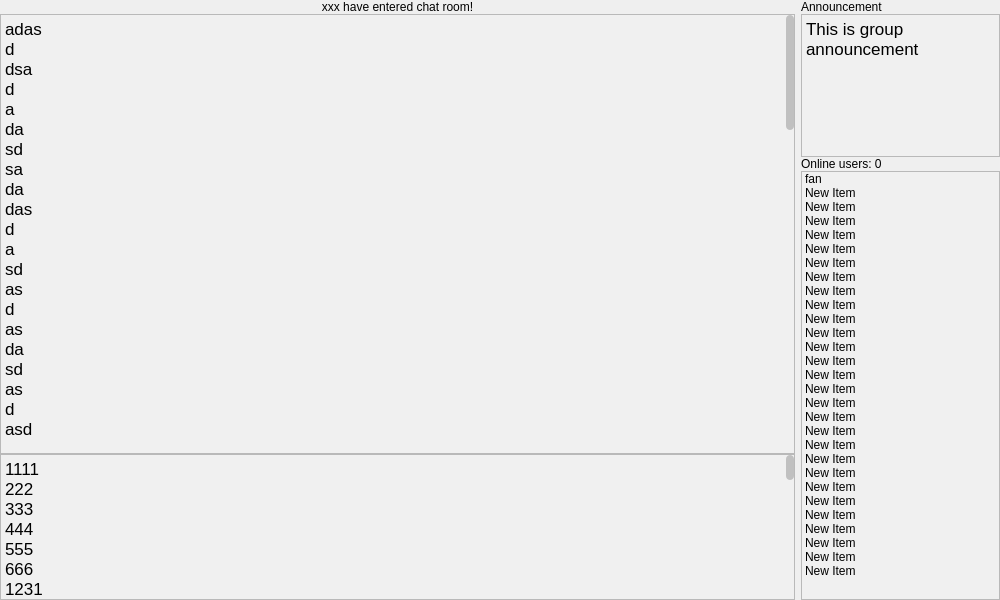
 <widget class="QWidget" name="Form">
  <property name="geometry">
   <rect>
    <x>0</x>
    <y>0</y>
    <width>1000</width>
    <height>600</height>
   </rect>
  </property>
  <property name="windowTitle">
   <string>NCL Chat Room</string>
  </property>
  <property name="windowFilePath">
   <string/>
  </property>
  <layout class="QHBoxLayout" name="horizontalLayout" stretch="4,1">
   <property name="spacing">
    <number>6</number>
   </property>
   <property name="leftMargin">
    <number>0</number>
   </property>
   <property name="topMargin">
    <number>0</number>
   </property>
   <property name="rightMargin">
    <number>0</number>
   </property>
   <property name="bottomMargin">
    <number>0</number>
   </property>
   <item>
    <widget class="QWidget" name="widget" native="true">
     <layout class="QVBoxLayout" name="verticalLayout" stretch="0,3,1">
      <property name="spacing">
       <number>0</number>
      </property>
      <property name="leftMargin">
       <number>0</number>
      </property>
      <property name="topMargin">
       <number>0</number>
      </property>
      <property name="rightMargin">
       <number>0</number>
      </property>
      <property name="bottomMargin">
       <number>0</number>
      </property>
      <item>
       <widget class="QLabel" name="label">
        <property name="text">
         <string>xxx have entered chat room!</string>
        </property>
        <property name="alignment">
         <set>Qt::AlignCenter</set>
        </property>
       </widget>
      </item>
      <item>
       <widget class="QTextBrowser" name="textBrowser">
        <property name="styleSheet">
         <string notr="true">QTextBrowser{
	background-color: rgb(240, 240, 240);
}

QScrollBar{
	background-color: rgb(240, 240, 240);
	width: 8px;
}

QScrollBar::sub-page, QScrollBar:add-page{
	background-color: rgb(240, 240, 240);
}

QScrollBar::handle{
	background-color: rgba(0,0,0,20%);
	border-radius: 4px;
}

QScrollBar::handle:hover{
	background-color: rgba(0,0,0,40%);
}

QScrollBar::sub-line, QScrollBar::add-line{
	border-radius: none;
}</string>
        </property>
        <property name="verticalScrollBarPolicy">
         <enum>Qt::ScrollBarAsNeeded</enum>
        </property>
        <property name="html">
         <string>&lt;!DOCTYPE HTML PUBLIC &quot;-//W3C//DTD HTML 4.0//EN&quot; &quot;http://www.w3.org/TR/REC-html40/strict.dtd&quot;&gt;
&lt;html&gt;&lt;head&gt;&lt;meta name=&quot;qrichtext&quot; content=&quot;1&quot; /&gt;&lt;style type=&quot;text/css&quot;&gt;
p, li { white-space: pre-wrap; }
&lt;/style&gt;&lt;/head&gt;&lt;body style=&quot; font-family:'.AppleSystemUIFont'; font-size:13pt; font-weight:400; font-style:normal;&quot;&gt;
&lt;p style=&quot; margin-top:0px; margin-bottom:0px; margin-left:0px; margin-right:0px; -qt-block-indent:0; text-indent:0px;&quot;&gt;adas&lt;/p&gt;
&lt;p style=&quot; margin-top:0px; margin-bottom:0px; margin-left:0px; margin-right:0px; -qt-block-indent:0; text-indent:0px;&quot;&gt;d&lt;/p&gt;
&lt;p style=&quot; margin-top:0px; margin-bottom:0px; margin-left:0px; margin-right:0px; -qt-block-indent:0; text-indent:0px;&quot;&gt;dsa&lt;/p&gt;
&lt;p style=&quot; margin-top:0px; margin-bottom:0px; margin-left:0px; margin-right:0px; -qt-block-indent:0; text-indent:0px;&quot;&gt;d&lt;/p&gt;
&lt;p style=&quot; margin-top:0px; margin-bottom:0px; margin-left:0px; margin-right:0px; -qt-block-indent:0; text-indent:0px;&quot;&gt;a&lt;/p&gt;
&lt;p style=&quot; margin-top:0px; margin-bottom:0px; margin-left:0px; margin-right:0px; -qt-block-indent:0; text-indent:0px;&quot;&gt;da&lt;/p&gt;
&lt;p style=&quot; margin-top:0px; margin-bottom:0px; margin-left:0px; margin-right:0px; -qt-block-indent:0; text-indent:0px;&quot;&gt;sd&lt;/p&gt;
&lt;p style=&quot; margin-top:0px; margin-bottom:0px; margin-left:0px; margin-right:0px; -qt-block-indent:0; text-indent:0px;&quot;&gt;sa&lt;/p&gt;
&lt;p style=&quot; margin-top:0px; margin-bottom:0px; margin-left:0px; margin-right:0px; -qt-block-indent:0; text-indent:0px;&quot;&gt;da&lt;/p&gt;
&lt;p style=&quot; margin-top:0px; margin-bottom:0px; margin-left:0px; margin-right:0px; -qt-block-indent:0; text-indent:0px;&quot;&gt;das&lt;/p&gt;
&lt;p style=&quot; margin-top:0px; margin-bottom:0px; margin-left:0px; margin-right:0px; -qt-block-indent:0; text-indent:0px;&quot;&gt;d&lt;/p&gt;
&lt;p style=&quot; margin-top:0px; margin-bottom:0px; margin-left:0px; margin-right:0px; -qt-block-indent:0; text-indent:0px;&quot;&gt;a&lt;/p&gt;
&lt;p style=&quot; margin-top:0px; margin-bottom:0px; margin-left:0px; margin-right:0px; -qt-block-indent:0; text-indent:0px;&quot;&gt;sd&lt;/p&gt;
&lt;p style=&quot; margin-top:0px; margin-bottom:0px; margin-left:0px; margin-right:0px; -qt-block-indent:0; text-indent:0px;&quot;&gt;as&lt;/p&gt;
&lt;p style=&quot; margin-top:0px; margin-bottom:0px; margin-left:0px; margin-right:0px; -qt-block-indent:0; text-indent:0px;&quot;&gt;d&lt;/p&gt;
&lt;p style=&quot; margin-top:0px; margin-bottom:0px; margin-left:0px; margin-right:0px; -qt-block-indent:0; text-indent:0px;&quot;&gt;as&lt;/p&gt;
&lt;p style=&quot; margin-top:0px; margin-bottom:0px; margin-left:0px; margin-right:0px; -qt-block-indent:0; text-indent:0px;&quot;&gt;da&lt;/p&gt;
&lt;p style=&quot; margin-top:0px; margin-bottom:0px; margin-left:0px; margin-right:0px; -qt-block-indent:0; text-indent:0px;&quot;&gt;sd&lt;/p&gt;
&lt;p style=&quot; margin-top:0px; margin-bottom:0px; margin-left:0px; margin-right:0px; -qt-block-indent:0; text-indent:0px;&quot;&gt;as&lt;/p&gt;
&lt;p style=&quot; margin-top:0px; margin-bottom:0px; margin-left:0px; margin-right:0px; -qt-block-indent:0; text-indent:0px;&quot;&gt;d&lt;/p&gt;
&lt;p style=&quot; margin-top:0px; margin-bottom:0px; margin-left:0px; margin-right:0px; -qt-block-indent:0; text-indent:0px;&quot;&gt;asd&lt;/p&gt;
&lt;p style=&quot;-qt-paragraph-type:empty; margin-top:0px; margin-bottom:0px; margin-left:0px; margin-right:0px; -qt-block-indent:0; text-indent:0px;&quot;&gt;&lt;br /&gt;&lt;/p&gt;
&lt;p style=&quot; margin-top:0px; margin-bottom:0px; margin-left:0px; margin-right:0px; -qt-block-indent:0; text-indent:0px;&quot;&gt;sad&lt;/p&gt;
&lt;p style=&quot; margin-top:0px; margin-bottom:0px; margin-left:0px; margin-right:0px; -qt-block-indent:0; text-indent:0px;&quot;&gt;da&lt;/p&gt;
&lt;p style=&quot; margin-top:0px; margin-bottom:0px; margin-left:0px; margin-right:0px; -qt-block-indent:0; text-indent:0px;&quot;&gt;sd&lt;/p&gt;
&lt;p style=&quot; margin-top:0px; margin-bottom:0px; margin-left:0px; margin-right:0px; -qt-block-indent:0; text-indent:0px;&quot;&gt;as&lt;/p&gt;
&lt;p style=&quot; margin-top:0px; margin-bottom:0px; margin-left:0px; margin-right:0px; -qt-block-indent:0; text-indent:0px;&quot;&gt;d&lt;/p&gt;
&lt;p style=&quot; margin-top:0px; margin-bottom:0px; margin-left:0px; margin-right:0px; -qt-block-indent:0; text-indent:0px;&quot;&gt;as&lt;/p&gt;
&lt;p style=&quot; margin-top:0px; margin-bottom:0px; margin-left:0px; margin-right:0px; -qt-block-indent:0; text-indent:0px;&quot;&gt;da&lt;/p&gt;
&lt;p style=&quot; margin-top:0px; margin-bottom:0px; margin-left:0px; margin-right:0px; -qt-block-indent:0; text-indent:0px;&quot;&gt;sd&lt;/p&gt;
&lt;p style=&quot; margin-top:0px; margin-bottom:0px; margin-left:0px; margin-right:0px; -qt-block-indent:0; text-indent:0px;&quot;&gt;as&lt;/p&gt;
&lt;p style=&quot; margin-top:0px; margin-bottom:0px; margin-left:0px; margin-right:0px; -qt-block-indent:0; text-indent:0px;&quot;&gt;d&lt;/p&gt;
&lt;p style=&quot; margin-top:0px; margin-bottom:0px; margin-left:0px; margin-right:0px; -qt-block-indent:0; text-indent:0px;&quot;&gt;as&lt;/p&gt;
&lt;p style=&quot; margin-top:0px; margin-bottom:0px; margin-left:0px; margin-right:0px; -qt-block-indent:0; text-indent:0px;&quot;&gt;da&lt;/p&gt;
&lt;p style=&quot; margin-top:0px; margin-bottom:0px; margin-left:0px; margin-right:0px; -qt-block-indent:0; text-indent:0px;&quot;&gt;sd&lt;/p&gt;
&lt;p style=&quot; margin-top:0px; margin-bottom:0px; margin-left:0px; margin-right:0px; -qt-block-indent:0; text-indent:0px;&quot;&gt;as&lt;/p&gt;
&lt;p style=&quot; margin-top:0px; margin-bottom:0px; margin-left:0px; margin-right:0px; -qt-block-indent:0; text-indent:0px;&quot;&gt;fs&lt;/p&gt;
&lt;p style=&quot; margin-top:0px; margin-bottom:0px; margin-left:0px; margin-right:0px; -qt-block-indent:0; text-indent:0px;&quot;&gt;da&lt;/p&gt;
&lt;p style=&quot; margin-top:0px; margin-bottom:0px; margin-left:0px; margin-right:0px; -qt-block-indent:0; text-indent:0px;&quot;&gt;f&lt;/p&gt;
&lt;p style=&quot; margin-top:0px; margin-bottom:0px; margin-left:0px; margin-right:0px; -qt-block-indent:0; text-indent:0px;&quot;&gt;dsf&lt;/p&gt;
&lt;p style=&quot; margin-top:0px; margin-bottom:0px; margin-left:0px; margin-right:0px; -qt-block-indent:0; text-indent:0px;&quot;&gt;ads&lt;/p&gt;
&lt;p style=&quot; margin-top:0px; margin-bottom:0px; margin-left:0px; margin-right:0px; -qt-block-indent:0; text-indent:0px;&quot;&gt;f&lt;/p&gt;
&lt;p style=&quot; margin-top:0px; margin-bottom:0px; margin-left:0px; margin-right:0px; -qt-block-indent:0; text-indent:0px;&quot;&gt;dsa&lt;/p&gt;
&lt;p style=&quot; margin-top:0px; margin-bottom:0px; margin-left:0px; margin-right:0px; -qt-block-indent:0; text-indent:0px;&quot;&gt;f&lt;/p&gt;
&lt;p style=&quot; margin-top:0px; margin-bottom:0px; margin-left:0px; margin-right:0px; -qt-block-indent:0; text-indent:0px;&quot;&gt;sadf&lt;/p&gt;
&lt;p style=&quot; margin-top:0px; margin-bottom:0px; margin-left:0px; margin-right:0px; -qt-block-indent:0; text-indent:0px;&quot;&gt;as&lt;/p&gt;
&lt;p style=&quot; margin-top:0px; margin-bottom:0px; margin-left:0px; margin-right:0px; -qt-block-indent:0; text-indent:0px;&quot;&gt;f&lt;/p&gt;
&lt;p style=&quot; margin-top:0px; margin-bottom:0px; margin-left:0px; margin-right:0px; -qt-block-indent:0; text-indent:0px;&quot;&gt;dsa&lt;/p&gt;
&lt;p style=&quot; margin-top:0px; margin-bottom:0px; margin-left:0px; margin-right:0px; -qt-block-indent:0; text-indent:0px;&quot;&gt;f&lt;/p&gt;
&lt;p style=&quot; margin-top:0px; margin-bottom:0px; margin-left:0px; margin-right:0px; -qt-block-indent:0; text-indent:0px;&quot;&gt;asdsadadass&lt;/p&gt;
&lt;p style=&quot; margin-top:0px; margin-bottom:0px; margin-left:0px; margin-right:0px; -qt-block-indent:0; text-indent:0px;&quot;&gt;as&lt;/p&gt;
&lt;p style=&quot; margin-top:0px; margin-bottom:0px; margin-left:0px; margin-right:0px; -qt-block-indent:0; text-indent:0px;&quot;&gt;d&lt;/p&gt;
&lt;p style=&quot; margin-top:0px; margin-bottom:0px; margin-left:0px; margin-right:0px; -qt-block-indent:0; text-indent:0px;&quot;&gt;asd&lt;/p&gt;
&lt;p style=&quot; margin-top:0px; margin-bottom:0px; margin-left:0px; margin-right:0px; -qt-block-indent:0; text-indent:0px;&quot;&gt;a&lt;/p&gt;
&lt;p style=&quot; margin-top:0px; margin-bottom:0px; margin-left:0px; margin-right:0px; -qt-block-indent:0; text-indent:0px;&quot;&gt;sd&lt;/p&gt;
&lt;p style=&quot; margin-top:0px; margin-bottom:0px; margin-left:0px; margin-right:0px; -qt-block-indent:0; text-indent:0px;&quot;&gt;as&lt;/p&gt;
&lt;p style=&quot; margin-top:0px; margin-bottom:0px; margin-left:0px; margin-right:0px; -qt-block-indent:0; text-indent:0px;&quot;&gt;da&lt;/p&gt;
&lt;p style=&quot; margin-top:0px; margin-bottom:0px; margin-left:0px; margin-right:0px; -qt-block-indent:0; text-indent:0px;&quot;&gt;sd&lt;/p&gt;
&lt;p style=&quot; margin-top:0px; margin-bottom:0px; margin-left:0px; margin-right:0px; -qt-block-indent:0; text-indent:0px;&quot;&gt;as&lt;/p&gt;
&lt;p style=&quot; margin-top:0px; margin-bottom:0px; margin-left:0px; margin-right:0px; -qt-block-indent:0; text-indent:0px;&quot;&gt;d&lt;/p&gt;
&lt;p style=&quot; margin-top:0px; margin-bottom:0px; margin-left:0px; margin-right:0px; -qt-block-indent:0; text-indent:0px;&quot;&gt;asd&lt;/p&gt;
&lt;p style=&quot; margin-top:0px; margin-bottom:0px; margin-left:0px; margin-right:0px; -qt-block-indent:0; text-indent:0px;&quot;&gt;as&lt;/p&gt;
&lt;p style=&quot; margin-top:0px; margin-bottom:0px; margin-left:0px; margin-right:0px; -qt-block-indent:0; text-indent:0px;&quot;&gt;d&lt;/p&gt;
&lt;p style=&quot; margin-top:0px; margin-bottom:0px; margin-left:0px; margin-right:0px; -qt-block-indent:0; text-indent:0px;&quot;&gt;asd&lt;/p&gt;
&lt;p style=&quot; margin-top:0px; margin-bottom:0px; margin-left:0px; margin-right:0px; -qt-block-indent:0; text-indent:0px;&quot;&gt;as&lt;/p&gt;
&lt;p style=&quot; margin-top:0px; margin-bottom:0px; margin-left:0px; margin-right:0px; -qt-block-indent:0; text-indent:0px;&quot;&gt;d&lt;/p&gt;
&lt;p style=&quot; margin-top:0px; margin-bottom:0px; margin-left:0px; margin-right:0px; -qt-block-indent:0; text-indent:0px;&quot;&gt;sa&lt;/p&gt;
&lt;p style=&quot; margin-top:0px; margin-bottom:0px; margin-left:0px; margin-right:0px; -qt-block-indent:0; text-indent:0px;&quot;&gt;d&lt;/p&gt;
&lt;p style=&quot; margin-top:0px; margin-bottom:0px; margin-left:0px; margin-right:0px; -qt-block-indent:0; text-indent:0px;&quot;&gt;as&lt;/p&gt;
&lt;p style=&quot; margin-top:0px; margin-bottom:0px; margin-left:0px; margin-right:0px; -qt-block-indent:0; text-indent:0px;&quot;&gt;da&lt;/p&gt;
&lt;p style=&quot; margin-top:0px; margin-bottom:0px; margin-left:0px; margin-right:0px; -qt-block-indent:0; text-indent:0px;&quot;&gt;sd&lt;/p&gt;
&lt;p style=&quot; margin-top:0px; margin-bottom:0px; margin-left:0px; margin-right:0px; -qt-block-indent:0; text-indent:0px;&quot;&gt;as&lt;/p&gt;
&lt;p style=&quot; margin-top:0px; margin-bottom:0px; margin-left:0px; margin-right:0px; -qt-block-indent:0; text-indent:0px;&quot;&gt;das&lt;/p&gt;
&lt;p style=&quot; margin-top:0px; margin-bottom:0px; margin-left:0px; margin-right:0px; -qt-block-indent:0; text-indent:0px;&quot;&gt;d&lt;/p&gt;
&lt;p style=&quot; margin-top:0px; margin-bottom:0px; margin-left:0px; margin-right:0px; -qt-block-indent:0; text-indent:0px;&quot;&gt;asd&lt;/p&gt;
&lt;p style=&quot; margin-top:0px; margin-bottom:0px; margin-left:0px; margin-right:0px; -qt-block-indent:0; text-indent:0px;&quot;&gt;as&lt;/p&gt;
&lt;p style=&quot; margin-top:0px; margin-bottom:0px; margin-left:0px; margin-right:0px; -qt-block-indent:0; text-indent:0px;&quot;&gt;d&lt;/p&gt;
&lt;p style=&quot; margin-top:0px; margin-bottom:0px; margin-left:0px; margin-right:0px; -qt-block-indent:0; text-indent:0px;&quot;&gt;as&lt;/p&gt;
&lt;p style=&quot; margin-top:0px; margin-bottom:0px; margin-left:0px; margin-right:0px; -qt-block-indent:0; text-indent:0px;&quot;&gt;d&lt;/p&gt;
&lt;p style=&quot; margin-top:0px; margin-bottom:0px; margin-left:0px; margin-right:0px; -qt-block-indent:0; text-indent:0px;&quot;&gt;asd&lt;/p&gt;
&lt;p style=&quot; margin-top:0px; margin-bottom:0px; margin-left:0px; margin-right:0px; -qt-block-indent:0; text-indent:0px;&quot;&gt;fa&lt;/p&gt;
&lt;p style=&quot; margin-top:0px; margin-bottom:0px; margin-left:0px; margin-right:0px; -qt-block-indent:0; text-indent:0px;&quot;&gt;sf&lt;/p&gt;
&lt;p style=&quot; margin-top:0px; margin-bottom:0px; margin-left:0px; margin-right:0px; -qt-block-indent:0; text-indent:0px;&quot;&gt;d&lt;/p&gt;&lt;/body&gt;&lt;/html&gt;</string>
        </property>
        <property name="openLinks">
         <bool>false</bool>
        </property>
       </widget>
      </item>
      <item>
       <widget class="QTextEdit" name="textEdit">
        <property name="styleSheet">
         <string notr="true">QTextEdit{
	background-color: rgb(240, 240, 240);
}

QScrollBar{
	background-color: rgb(240, 240, 240);
	width: 8px;
}

QScrollBar::sub-page, QScrollBar:add-page{
	background-color: rgb(240, 240, 240);
}

QScrollBar::handle{
	background-color: rgba(0,0,0,20%);
	border-radius: 4px;
}

QScrollBar::handle:hover{
	background-color: rgba(0,0,0,40%);
}

QScrollBar::sub-line, QScrollBar::add-line{
	border-radius: none;
}</string>
        </property>
        <property name="html">
         <string>&lt;!DOCTYPE HTML PUBLIC &quot;-//W3C//DTD HTML 4.0//EN&quot; &quot;http://www.w3.org/TR/REC-html40/strict.dtd&quot;&gt;
&lt;html&gt;&lt;head&gt;&lt;meta name=&quot;qrichtext&quot; content=&quot;1&quot; /&gt;&lt;style type=&quot;text/css&quot;&gt;
p, li { white-space: pre-wrap; }
&lt;/style&gt;&lt;/head&gt;&lt;body style=&quot; font-family:'.AppleSystemUIFont'; font-size:13pt; font-weight:400; font-style:normal;&quot;&gt;
&lt;p style=&quot; margin-top:0px; margin-bottom:0px; margin-left:0px; margin-right:0px; -qt-block-indent:0; text-indent:0px;&quot;&gt;1111&lt;/p&gt;
&lt;p style=&quot; margin-top:0px; margin-bottom:0px; margin-left:0px; margin-right:0px; -qt-block-indent:0; text-indent:0px;&quot;&gt;222&lt;/p&gt;
&lt;p style=&quot; margin-top:0px; margin-bottom:0px; margin-left:0px; margin-right:0px; -qt-block-indent:0; text-indent:0px;&quot;&gt;333&lt;/p&gt;
&lt;p style=&quot; margin-top:0px; margin-bottom:0px; margin-left:0px; margin-right:0px; -qt-block-indent:0; text-indent:0px;&quot;&gt;444&lt;/p&gt;
&lt;p style=&quot; margin-top:0px; margin-bottom:0px; margin-left:0px; margin-right:0px; -qt-block-indent:0; text-indent:0px;&quot;&gt;555&lt;/p&gt;
&lt;p style=&quot; margin-top:0px; margin-bottom:0px; margin-left:0px; margin-right:0px; -qt-block-indent:0; text-indent:0px;&quot;&gt;666&lt;/p&gt;
&lt;p style=&quot; margin-top:0px; margin-bottom:0px; margin-left:0px; margin-right:0px; -qt-block-indent:0; text-indent:0px;&quot;&gt;1231&lt;/p&gt;
&lt;p style=&quot; margin-top:0px; margin-bottom:0px; margin-left:0px; margin-right:0px; -qt-block-indent:0; text-indent:0px;&quot;&gt;23qwe&lt;/p&gt;
&lt;p style=&quot; margin-top:0px; margin-bottom:0px; margin-left:0px; margin-right:0px; -qt-block-indent:0; text-indent:0px;&quot;&gt;wdsada&lt;/p&gt;
&lt;p style=&quot; margin-top:0px; margin-bottom:0px; margin-left:0px; margin-right:0px; -qt-block-indent:0; text-indent:0px;&quot;&gt;12313&lt;/p&gt;
&lt;p style=&quot; margin-top:0px; margin-bottom:0px; margin-left:0px; margin-right:0px; -qt-block-indent:0; text-indent:0px;&quot;&gt;12312321&lt;/p&gt;
&lt;p style=&quot; margin-top:0px; margin-bottom:0px; margin-left:0px; margin-right:0px; -qt-block-indent:0; text-indent:0px;&quot;&gt;21312wqwe&lt;/p&gt;
&lt;p style=&quot; margin-top:0px; margin-bottom:0px; margin-left:0px; margin-right:0px; -qt-block-indent:0; text-indent:0px;&quot;&gt;3213123dq&lt;/p&gt;
&lt;p style=&quot; margin-top:0px; margin-bottom:0px; margin-left:0px; margin-right:0px; -qt-block-indent:0; text-indent:0px;&quot;&gt;31231312312&lt;/p&gt;
&lt;p style=&quot;-qt-paragraph-type:empty; margin-top:0px; margin-bottom:0px; margin-left:0px; margin-right:0px; -qt-block-indent:0; text-indent:0px;&quot;&gt;&lt;br /&gt;&lt;/p&gt;
&lt;p style=&quot;-qt-paragraph-type:empty; margin-top:0px; margin-bottom:0px; margin-left:0px; margin-right:0px; -qt-block-indent:0; text-indent:0px;&quot;&gt;&lt;br /&gt;&lt;/p&gt;
&lt;p style=&quot;-qt-paragraph-type:empty; margin-top:0px; margin-bottom:0px; margin-left:0px; margin-right:0px; -qt-block-indent:0; text-indent:0px;&quot;&gt;&lt;br /&gt;&lt;/p&gt;
&lt;p style=&quot;-qt-paragraph-type:empty; margin-top:0px; margin-bottom:0px; margin-left:0px; margin-right:0px; -qt-block-indent:0; text-indent:0px;&quot;&gt;&lt;br /&gt;&lt;/p&gt;
&lt;p style=&quot;-qt-paragraph-type:empty; margin-top:0px; margin-bottom:0px; margin-left:0px; margin-right:0px; -qt-block-indent:0; text-indent:0px;&quot;&gt;&lt;br /&gt;&lt;/p&gt;
&lt;p style=&quot;-qt-paragraph-type:empty; margin-top:0px; margin-bottom:0px; margin-left:0px; margin-right:0px; -qt-block-indent:0; text-indent:0px;&quot;&gt;&lt;br /&gt;&lt;/p&gt;
&lt;p style=&quot; margin-top:0px; margin-bottom:0px; margin-left:0px; margin-right:0px; -qt-block-indent:0; text-indent:0px;&quot;&gt;sa&lt;/p&gt;
&lt;p style=&quot; margin-top:0px; margin-bottom:0px; margin-left:0px; margin-right:0px; -qt-block-indent:0; text-indent:0px;&quot;&gt;da&lt;/p&gt;
&lt;p style=&quot; margin-top:0px; margin-bottom:0px; margin-left:0px; margin-right:0px; -qt-block-indent:0; text-indent:0px;&quot;&gt;sd&lt;/p&gt;
&lt;p style=&quot; margin-top:0px; margin-bottom:0px; margin-left:0px; margin-right:0px; -qt-block-indent:0; text-indent:0px;&quot;&gt;a&lt;/p&gt;
&lt;p style=&quot; margin-top:0px; margin-bottom:0px; margin-left:0px; margin-right:0px; -qt-block-indent:0; text-indent:0px;&quot;&gt;sd&lt;/p&gt;
&lt;p style=&quot; margin-top:0px; margin-bottom:0px; margin-left:0px; margin-right:0px; -qt-block-indent:0; text-indent:0px;&quot;&gt;as&lt;/p&gt;
&lt;p style=&quot; margin-top:0px; margin-bottom:0px; margin-left:0px; margin-right:0px; -qt-block-indent:0; text-indent:0px;&quot;&gt;d&lt;/p&gt;
&lt;p style=&quot; margin-top:0px; margin-bottom:0px; margin-left:0px; margin-right:0px; -qt-block-indent:0; text-indent:0px;&quot;&gt;as&lt;/p&gt;
&lt;p style=&quot; margin-top:0px; margin-bottom:0px; margin-left:0px; margin-right:0px; -qt-block-indent:0; text-indent:0px;&quot;&gt;da&lt;/p&gt;
&lt;p style=&quot; margin-top:0px; margin-bottom:0px; margin-left:0px; margin-right:0px; -qt-block-indent:0; text-indent:0px;&quot;&gt;d&lt;/p&gt;
&lt;p style=&quot; margin-top:0px; margin-bottom:0px; margin-left:0px; margin-right:0px; -qt-block-indent:0; text-indent:0px;&quot;&gt;as&lt;/p&gt;
&lt;p style=&quot; margin-top:0px; margin-bottom:0px; margin-left:0px; margin-right:0px; -qt-block-indent:0; text-indent:0px;&quot;&gt;d&lt;/p&gt;
&lt;p style=&quot; margin-top:0px; margin-bottom:0px; margin-left:0px; margin-right:0px; -qt-block-indent:0; text-indent:0px;&quot;&gt;asd&lt;/p&gt;
&lt;p style=&quot; margin-top:0px; margin-bottom:0px; margin-left:0px; margin-right:0px; -qt-block-indent:0; text-indent:0px;&quot;&gt;as&lt;/p&gt;
&lt;p style=&quot; margin-top:0px; margin-bottom:0px; margin-left:0px; margin-right:0px; -qt-block-indent:0; text-indent:0px;&quot;&gt;da&lt;/p&gt;
&lt;p style=&quot; margin-top:0px; margin-bottom:0px; margin-left:0px; margin-right:0px; -qt-block-indent:0; text-indent:0px;&quot;&gt;sd&lt;/p&gt;
&lt;p style=&quot; margin-top:0px; margin-bottom:0px; margin-left:0px; margin-right:0px; -qt-block-indent:0; text-indent:0px;&quot;&gt;a&lt;/p&gt;
&lt;p style=&quot; margin-top:0px; margin-bottom:0px; margin-left:0px; margin-right:0px; -qt-block-indent:0; text-indent:0px;&quot;&gt;d&lt;/p&gt;
&lt;p style=&quot; margin-top:0px; margin-bottom:0px; margin-left:0px; margin-right:0px; -qt-block-indent:0; text-indent:0px;&quot;&gt;sad&lt;/p&gt;
&lt;p style=&quot; margin-top:0px; margin-bottom:0px; margin-left:0px; margin-right:0px; -qt-block-indent:0; text-indent:0px;&quot;&gt;as&lt;/p&gt;
&lt;p style=&quot; margin-top:0px; margin-bottom:0px; margin-left:0px; margin-right:0px; -qt-block-indent:0; text-indent:0px;&quot;&gt;d&lt;/p&gt;&lt;/body&gt;&lt;/html&gt;</string>
        </property>
        <property name="placeholderText">
         <string>Press enter to send message, shft+enter new line</string>
        </property>
       </widget>
      </item>
     </layout>
    </widget>
   </item>
   <item>
    <widget class="QWidget" name="widget_2" native="true">
     <layout class="QVBoxLayout" name="verticalLayout_2" stretch="0,1,0,3">
      <property name="spacing">
       <number>0</number>
      </property>
      <property name="leftMargin">
       <number>0</number>
      </property>
      <property name="topMargin">
       <number>0</number>
      </property>
      <property name="rightMargin">
       <number>0</number>
      </property>
      <property name="bottomMargin">
       <number>0</number>
      </property>
      <item>
       <widget class="QLabel" name="label_2">
        <property name="text">
         <string>Announcement</string>
        </property>
       </widget>
      </item>
      <item>
       <widget class="QTextEdit" name="textEdit_2">
        <property name="styleSheet">
         <string notr="true">QTextEdit{
	background-color: rgb(240, 240, 240);
}

QScrollBar{
	background-color: rgb(240, 240, 240);
	width: 8px;
}

QScrollBar::sub-page, QScrollBar:add-page{
	background-color: rgb(240, 240, 240);
}

QScrollBar::handle{
	background-color: rgba(0,0,0,20%);
	border-radius: 4px;
}

QScrollBar::handle:hover{
	background-color: rgba(0,0,0,40%);
}

QScrollBar::sub-line, QScrollBar::add-line{
	border-radius: none;
}</string>
        </property>
        <property name="readOnly">
         <bool>true</bool>
        </property>
        <property name="html">
         <string>&lt;!DOCTYPE HTML PUBLIC &quot;-//W3C//DTD HTML 4.0//EN&quot; &quot;http://www.w3.org/TR/REC-html40/strict.dtd&quot;&gt;
&lt;html&gt;&lt;head&gt;&lt;meta name=&quot;qrichtext&quot; content=&quot;1&quot; /&gt;&lt;style type=&quot;text/css&quot;&gt;
p, li { white-space: pre-wrap; }
&lt;/style&gt;&lt;/head&gt;&lt;body style=&quot; font-family:'.AppleSystemUIFont'; font-size:13pt; font-weight:400; font-style:normal;&quot;&gt;
&lt;p style=&quot; margin-top:0px; margin-bottom:0px; margin-left:0px; margin-right:0px; -qt-block-indent:0; text-indent:0px;&quot;&gt;This is group announcement&lt;/p&gt;&lt;/body&gt;&lt;/html&gt;</string>
        </property>
       </widget>
      </item>
      <item>
       <widget class="QLabel" name="label_3">
        <property name="text">
         <string>Online users: 0</string>
        </property>
       </widget>
      </item>
      <item>
       <widget class="QListWidget" name="listWidget">
        <property name="styleSheet">
         <string notr="true">QListWidget{
	background-color: rgb(240, 240, 240);
}

QScrollBar{
	background-color: rgb(240, 240, 240);
	width: 8px;
}

QScrollBar::sub-page, QScrollBar:add-page{
	background-color: rgb(240, 240, 240);
}

QScrollBar::handle{
	background-color: rgba(0,0,0,20%);
	border-radius: 4px;
}

QScrollBar::handle:hover{
	background-color: rgba(0,0,0,40%);
}

QScrollBar::sub-line, QScrollBar::add-line{
	border-radius: none;
}</string>
        </property>
        <item>
         <property name="text">
          <string>fan</string>
         </property>
        </item>
        <item>
         <property name="text">
          <string>New Item</string>
         </property>
        </item>
        <item>
         <property name="text">
          <string>New Item</string>
         </property>
        </item>
        <item>
         <property name="text">
          <string>New Item</string>
         </property>
        </item>
        <item>
         <property name="text">
          <string>New Item</string>
         </property>
        </item>
        <item>
         <property name="text">
          <string>New Item</string>
         </property>
        </item>
        <item>
         <property name="text">
          <string>New Item</string>
         </property>
        </item>
        <item>
         <property name="text">
          <string>New Item</string>
         </property>
        </item>
        <item>
         <property name="text">
          <string>New Item</string>
         </property>
        </item>
        <item>
         <property name="text">
          <string>New Item</string>
         </property>
        </item>
        <item>
         <property name="text">
          <string>New Item</string>
         </property>
        </item>
        <item>
         <property name="text">
          <string>New Item</string>
         </property>
        </item>
        <item>
         <property name="text">
          <string>New Item</string>
         </property>
        </item>
        <item>
         <property name="text">
          <string>New Item</string>
         </property>
        </item>
        <item>
         <property name="text">
          <string>New Item</string>
         </property>
        </item>
        <item>
         <property name="text">
          <string>New Item</string>
         </property>
        </item>
        <item>
         <property name="text">
          <string>New Item</string>
         </property>
        </item>
        <item>
         <property name="text">
          <string>New Item</string>
         </property>
        </item>
        <item>
         <property name="text">
          <string>New Item</string>
         </property>
        </item>
        <item>
         <property name="text">
          <string>New Item</string>
         </property>
        </item>
        <item>
         <property name="text">
          <string>New Item</string>
         </property>
        </item>
        <item>
         <property name="text">
          <string>New Item</string>
         </property>
        </item>
        <item>
         <property name="text">
          <string>New Item</string>
         </property>
        </item>
        <item>
         <property name="text">
          <string>New Item</string>
         </property>
        </item>
        <item>
         <property name="text">
          <string>New Item</string>
         </property>
        </item>
        <item>
         <property name="text">
          <string>New Item</string>
         </property>
        </item>
        <item>
         <property name="text">
          <string>New Item</string>
         </property>
        </item>
        <item>
         <property name="text">
          <string>New Item</string>
         </property>
        </item>
        <item>
         <property name="text">
          <string>New Item</string>
         </property>
        </item>
       </widget>
      </item>
     </layout>
    </widget>
   </item>
  </layout>
 </widget>
